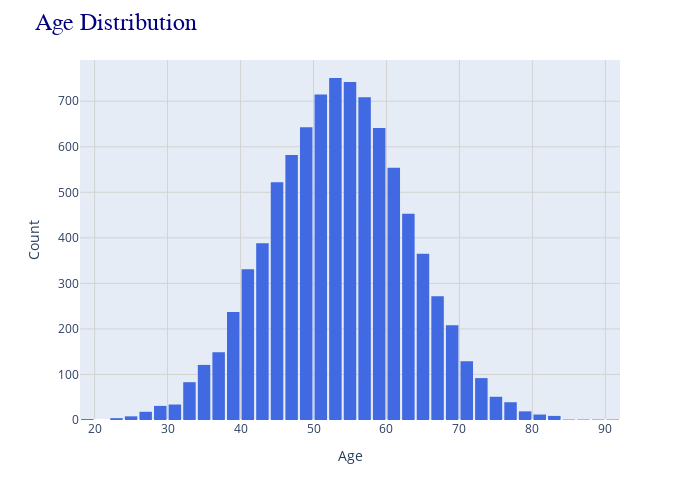

Notebook source saved alongside this figure:
### Markdown cell above
<span style="font-family: Georgia, serif; font-weight: 100; letter-spacing: 0.8px;">

### Age
</span>

### Code cell
hist_age = px.histogram(data_frame= df, x = "Age", nbins = 60, color_discrete_sequence=["royalblue"])
hist_age.update_layout(
    title="Age Distribution",
    xaxis_title="Age", yaxis_title="Count",
    width=700, height=500,
    bargap=0.05, bargroupgap=0.1,
    font=dict(size=12), title_font_size=24, 
    title_font_family="Arial", title_font_color="navy",
    xaxis=dict(
        tickmode="linear", tick0=0,
        dtick=10, gridcolor="lightgrey",),
    yaxis=dict(gridcolor="lightgrey",),
)
hist_age.show()

### Figure 1 — Plotly figure (JSON) as saved in the notebook; plotly's stock layout.template omitted (floating-point values rounded to 4 significant figures; data arrays with more than 128 entries replaced by an {"elided": "..."} marker saying what was removed)
{"data": [{"alignmentgroup": "True", "bingroup": "x", "hovertemplate": "Age=%{x}<br>count=%{y}<extra></extra>", "legendgroup": "", "marker": {"color": "royalblue", "pattern": {"shape": ""}}, "name": "", "nbinsx": 60, "offsetgroup": "", "orientation": "v", "showlegend": false, "type": "histogram", "x": {"elided": "8918 float values"}, "xaxis": "x", "yaxis": "y"}], "layout": {"bargap": 0.05, "bargroupgap": 0.1, "barmode": "relative", "font": {"size": 12}, "height": 500, "legend": {"tracegroupgap": 0}, "margin": {"t": 60}, "title": {"font": {"color": "navy", "family": "Arial", "size": 24}, "text": "Age Distribution"}, "width": 700, "xaxis": {"anchor": "y", "domain": [0, 1], "dtick": 10, "gridcolor": "lightgrey", "tick0": 0, "tickmode": "linear", "title": {"text": "Age"}}, "yaxis": {"anchor": "x", "domain": [0, 1], "gridcolor": "lightgrey", "title": {"text": "Count"}}}}
